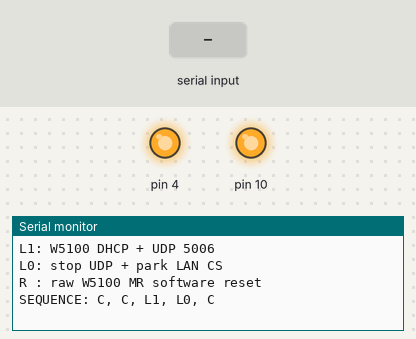
The sketch below on a simulated Arduino Uno, built with avr-gcc and run on an emulated ATmega328P. Shown: output pins drawn as LEDs (lit = HIGH), the last lines printed to the serial monitor. The inputs (shaded band) are chosen by the test bench. WiFi joins after 1.5 s; servers stay silent unless stated.

Above: at 1.2 s.
1.3 s: "C\n" received over Serial
At 1.8 s:
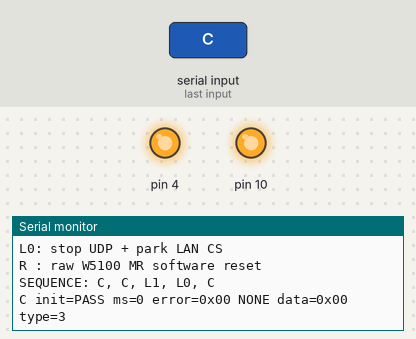
2.8 s: "L1\n" received over Serial
At 3.2 s:
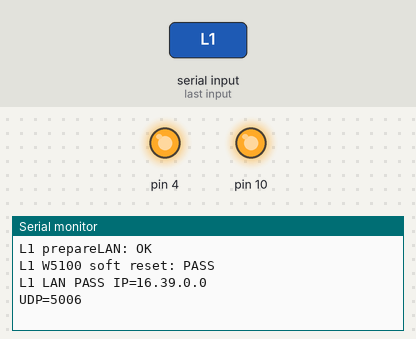
4.3 s: "L0\n" received over Serial
At 5.3 s:
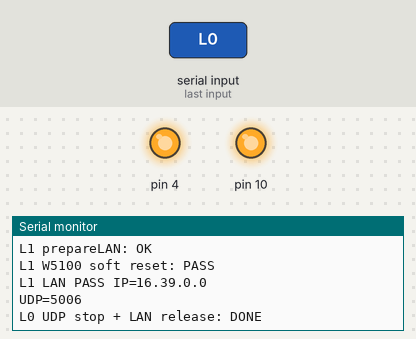
5.8 s: "R\n" received over Serial
At 6.4 s:
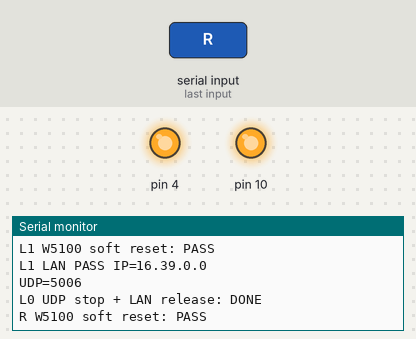

Measured:
- after the input at 1.3 s, the serial monitor: prints a new line at once (image 1)
- after the input at 2.8 s, the serial monitor: prints a new line at once (image 2)
- after the input at 4.3 s, the serial monitor: prints a new line at once (image 3)
- after the input at 5.8 s, the serial monitor: prints a new line at once (image 4)

The sketch:

TEST-11B_SD_LOWLEVEL_AFTER_LAN.ino
```cpp
/*
 * TEST-11B — Sd2Card low-level init before/after W5100 activity.
 *
 * Uses Arduino SD's proven Sd2Card implementation directly.
 * No filesystem mount, no root directory, no file I/O.
 *
 * Commands:
 *   ?   help
 *   C   low-level Sd2Card::init() probe on D4
 *   L1  start W5100 DHCP + UDP 5006
 *   L0  stop UDP + park LAN CS
 *   R   raw W5100 MR software reset
 *
 * Recommended sequence:
 *   C
 *   C
 *   L1
 *   L0
 *   C
 *
 * A post-LAN C failure prints the native Sd2Card errorCode/errorData.
 */

#include <SPI.h>
#include <SD.h>
#include <Ethernet.h>
#include <EthernetUdp.h>
#include <KON_SPI_Shared.h>
#include <string.h>

const uint8_t SD_CS = 4;
const uint8_t ETH_CS = 10;
const uint16_t UDP_PORT = 5006;

byte mac[] = {0x02,0x4B,0x4F,0x4E,0x5B,0x1B};

KON_SPI_Shared bus(SD_CS, ETH_CS);
EthernetUDP udp;
Sd2Card card;

char cmd[8];
uint8_t used = 0;
bool lanOn = false;

static const __FlashStringHelper* sdErrorName(uint8_t e) {
  switch (e) {
    case 0x00: return F("NONE");
    case 0x01: return F("CMD0");
    case 0x02: return F("CMD8");
    case 0x03: return F("CMD17");
    case 0x04: return F("CMD24");
    case 0x05: return F("CMD25");
    case 0x06: return F("CMD58");
    case 0x07: return F("ACMD23");
    case 0x08: return F("ACMD41");
    case 0x09: return F("BAD_CSD");
    case 0x0A: return F("ERASE");
    case 0x0B: return F("ERASE_SINGLE");
    case 0x0C: return F("ERASE_TIMEOUT");
    case 0x0D: return F("READ");
    case 0x0E: return F("READ_REG");
    case 0x0F: return F("READ_TIMEOUT");
    case 0x10: return F("STOP_TRAN");
    case 0x11: return F("WRITE");
    case 0x12: return F("WRITE_BLOCK_ZERO");
    case 0x13: return F("WRITE_MULTIPLE");
    case 0x14: return F("WRITE_PROGRAMMING");
    case 0x15: return F("WRITE_TIMEOUT");
    case 0x16: return F("SCK_RATE");
    default:   return F("UNKNOWN");
  }
}

void help() {
  Serial.println(F("COMMANDS: ? / C / L1 / L0 / R"));
  Serial.println(F("C : Sd2Card::init low-level probe, no filesystem"));
  Serial.println(F("L1: W5100 DHCP + UDP 5006"));
  Serial.println(F("L0: stop UDP + park LAN CS"));
  Serial.println(F("R : raw W5100 MR software reset"));
  Serial.println(F("SEQUENCE: C, C, L1, L0, C"));
}

void doCardProbe() {
  if (lanOn) {
    Serial.println(F("BLOCK: SEND L0 FIRST"));
    return;
  }

  bus.prepareSD();

  unsigned long t0 = millis();
  uint8_t ok = card.init(SPI_HALF_SPEED, SD_CS);
  unsigned long dt = millis() - t0;

  uint8_t ec = card.errorCode();
  uint8_t ed = card.errorData();

  bus.releaseSD(2);

  Serial.print(F("C init="));
  Serial.print(ok ? F("PASS") : F("FAIL"));
  Serial.print(F(" ms="));
  Serial.print(dt);
  Serial.print(F(" error=0x"));
  if (ec < 0x10) Serial.print('0');
  Serial.print(ec, HEX);
  Serial.print(' ');
  Serial.print(sdErrorName(ec));
  Serial.print(F(" data=0x"));
  if (ed < 0x10) Serial.print('0');
  Serial.print(ed, HEX);

  if (ok) {
    Serial.print(F(" type="));
    Serial.print(card.type());
  }
  Serial.println();
}

void doL1() {
  if (lanOn) {
    Serial.println(F("LAN ALREADY ON"));
    return;
  }

  bus.prepareLAN();
  Serial.println(F("L1 prepareLAN: OK"));

  bool rst = bus.resetW5100(true);
  Serial.print(F("L1 W5100 soft reset: "));
  Serial.println(rst ? F("PASS") : F("FAIL"));

  bus.prepareLAN();
  Ethernet.init(ETH_CS);

  if (Ethernet.begin(mac, 10000, 2000) == 0) {
    Serial.println(F("L1 DHCP: FAIL"));
    bus.releaseLAN();
    return;
  }

  if (!udp.begin(UDP_PORT)) {
    Serial.println(F("L1 UDP begin: FAIL"));
    bus.releaseLAN();
    return;
  }

  lanOn = true;
  Serial.print(F("L1 LAN PASS IP="));
  Serial.println(Ethernet.localIP());
  Serial.print(F("UDP="));
  Serial.println(UDP_PORT);
}

void doL0() {
  if (lanOn) udp.stop();
  bus.releaseLAN();
  lanOn = false;
  Serial.println(F("L0 UDP stop + LAN release: DONE"));
}

void doR() {
  if (lanOn) {
    Serial.println(F("BLOCK: SEND L0 FIRST"));
    return;
  }

  Serial.print(F("R W5100 soft reset: "));
  Serial.println(bus.resetW5100(true) ? F("PASS") : F("FAIL"));
}

void execute() {
  cmd[used] = 0;
  used = 0;

  if (!strcmp(cmd, "?")) help();
  else if (!strcmp(cmd, "C")) doCardProbe();
  else if (!strcmp(cmd, "L1")) doL1();
  else if (!strcmp(cmd, "L0")) doL0();
  else if (!strcmp(cmd, "R")) doR();
  else help();
}

void setup() {
  Serial.begin(115200);
  bus.begin();

  Serial.println(F("KON TEST-11B / SD LOW-LEVEL INIT AFTER LAN"));
  help();
}

void loop() {
  while (Serial.available()) {
    char c = (char)Serial.read();
    if (c == '\r' || c == '\n') {
      if (used) execute();
    } else if (used < sizeof(cmd) - 1 && c >= 32 && c <= 126) {
      cmd[used++] = c;
    }
  }
}
```
